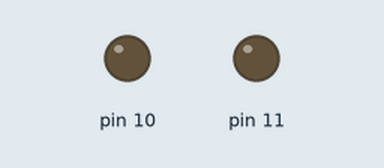
Recording of a sketch running on a simulated Arduino Uno, built with avr-gcc and run on an emulated ATmega328P. Parts: output pins drawn as LEDs (lit = HIGH).

Above: at 0.15 s.
At 15.4 s:
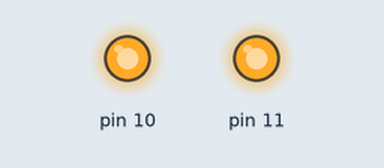
At 27.45 s:
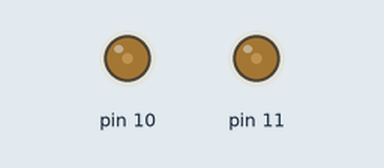
At 39.75 s:
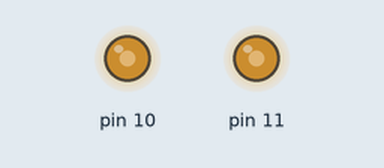
Timing chart, 0 to 40.0 s (numbered marks = the images above):
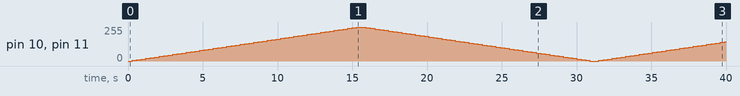

The sketch:

test_pwm_10_11.ino
```cpp
// Motortest T100 with PWM for Marie Curie School
// Connected to L298N H-Bridge
// 10 - IN1 - motor 1 speed (PWM)
// 11 - IN4 - motor 2 speed (PWM)
// 12 - IN2 - motor 1 direction
// 13 - IN3 - motor 2 direction

void setup() {
  pinMode(10, OUTPUT);
  pinMode(11, OUTPUT);
}

void loop() {
  for (int s = 0; s <= 255; s += 5) { analogWrite(11, s); analogWrite(10, s); delay(300); }
  for (int s = 255; s >= 0; s -= 5) { analogWrite(11, s); analogWrite(10, s);delay(300); }
}
```

Measured:
- by itself, pin 10, pin 11: 0/255 → 5/255 at 0.30 s, → 10/255 0.30 s later, → 15/255 0.30 s later, → 20/255 0.30 s later, … (131 changes in this stretch)
